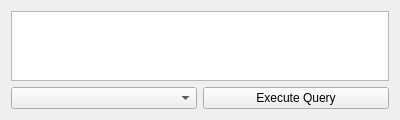
<?xml version="1.0" encoding="UTF-8"?>
<ui version="4.0">
 <class>query::QueryQueryForm</class>
 <widget class="QWidget" name="query::QueryQueryForm">
  <property name="geometry">
   <rect>
    <x>0</x>
    <y>0</y>
    <width>400</width>
    <height>102</height>
   </rect>
  </property>
  <property name="windowTitle">
   <string>Form</string>
  </property>
  <layout class="QVBoxLayout" name="verticalLayout">
   <item>
    <layout class="QGridLayout" name="gridLayout">
     <item row="2" column="1">
      <widget class="QPushButton" name="pushButton">
       <property name="text">
        <string>Execute Query</string>
       </property>
      </widget>
     </item>
     <item row="1" column="0" colspan="2">
      <widget class="QPlainTextEdit" name="plainTextEdit">
       <property name="sizePolicy">
        <sizepolicy hsizetype="Expanding" vsizetype="Preferred">
         <horstretch>0</horstretch>
         <verstretch>0</verstretch>
        </sizepolicy>
       </property>
       <property name="maximumSize">
        <size>
         <width>16777215</width>
         <height>100</height>
        </size>
       </property>
      </widget>
     </item>
     <item row="2" column="0">
      <widget class="QComboBox" name="comboBox"/>
     </item>
    </layout>
   </item>
  </layout>
 </widget>
 <resources/>
 <connections/>
</ui>
